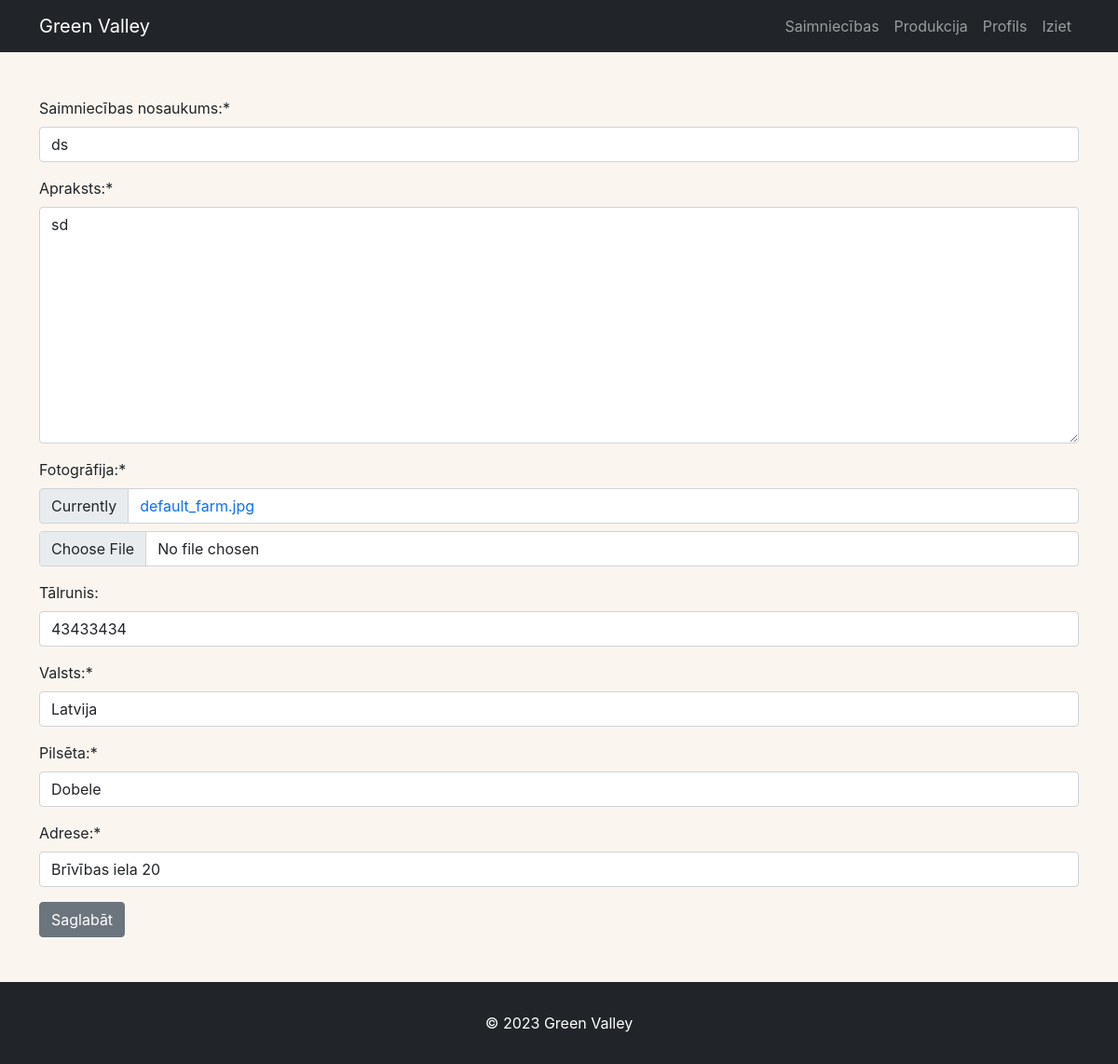
Screenshot of /edit-farm/ (signed in) with the database file from the repository.
### users/models.py (models this page shows, shortened)
class Farm(models.Model):
    owner = models.OneToOneField(
        Profile, on_delete=models.CASCADE, blank=True, null=True
    )
    name = models.CharField(max_length=200)
    description = models.TextField()
    foto = models.ImageField(null=True, blank=False,
                             default='default_farm.jpg',)
    phone_regex = RegexValidator(
        regex=r'^\d{8}$'
    )
    phone = models.CharField(
        max_length=8,
        blank=True,
        null=True,
        validators=[phone_regex]
    )
    country = models.CharField(max_length=200, default="Latvija")
    city = models.CharField(max_length=200)
    address = models.CharField(max_length=200)
    latitude = models.CharField(max_length=200, blank=True, null=True)
    longitude = models.CharField(max_length=200, blank=True, null=True)
    date = models.DateTimeField(default=timezone.now)

### users/views.py (the view, shortened to what this page needs)
# urls.py: path('edit-farm/', views.editFarm, name='edit-farm'),
@login_required(login_url='login')
def editFarm(request):
    profile = request.user.profile
    farm = profile.farm
    if farm is None:
        farm = Farm(owner=profile)
    form = FarmForm(instance=farm)
    context = {'form': form}
    return render(request, 'users/farm_form.html', context)

### users/forms.py
class FarmForm(ModelForm):
    class Meta:
        model = Farm
        fields = '__all__'
        exclude = ['owner', 'date', 'longitude', 'latitude']
        labels = {
            'name': 'Saimniecības nosaukums:',
            'description': 'Apraksts:',
            'foto': 'Fotogrāfija:',
            'phone': 'Tālrunis:',
            'country': 'Valsts:',
            'city': 'Pilsēta:',
            'address': 'Adrese:',
        }
    def __init__(self, *args, **kwargs):
        super(FarmForm, self).__init__(*args, **kwargs)
        for name, field in self.fields.items():
            field.widget.attrs.update({'class': 'input'})

### users/templates/users/farm_form.html
{% extends "main.html" %} {% load crispy_forms_tags %} {% block content %}
<div class="container dform">
  <form method="post" enctype="multipart/form-data">
    {% csrf_token %} {{ form|crispy }}
    <button class="btn btn-secondary type="submit">Saglabāt</button>
  </form>
</div>
{% endblock content %}

### static/css/styles.css (style rules this page uses)
body { font-family: "Inter", sans-serif; background: #faf5ef; margin: 0; padding: 0; }
a { text-decoration: none; }
.dform { margin-top: 3rem; margin-bottom: 3rem; }

### rows the page displays
Farm: name "ds", description "sd", phone "43433434", country "Latvija", city "Dobele", address "Brīvības iela 20"
